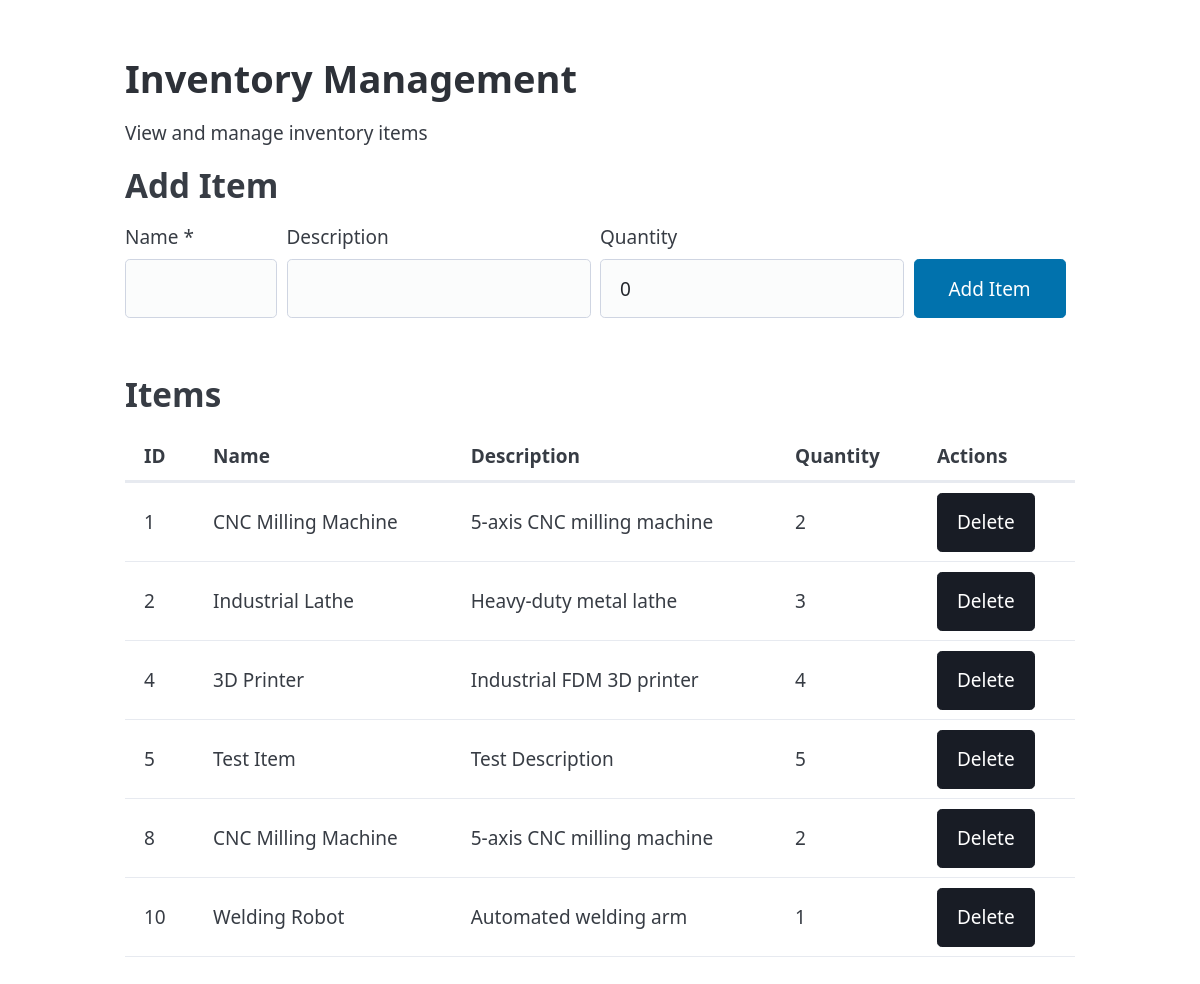
The page / on the database its author committed.
### main.py (models this page shows)
class Item(Base):
    __tablename__ = "items"
    id = Column(Integer, primary_key=True, index=True)
    name = Column(String, index=True)
    description = Column(String, nullable=True)
    quantity = Column(Integer, default=0)

### main.py (the view)
@app.get("/", response_class=HTMLResponse)
def read_root(request: Request, db: Session = Depends(get_db)):
    items = db.query(Item).all()
    return templates.TemplateResponse(
        request, "index.html", {"items": items}
    )

### templates/index.html (shortened to what this page needs)
{% extends "base.html" %}
{% block content %}
<header>
    <h1>Inventory Management</h1>
    <p>View and manage inventory items</p>
</header>
<section>
    <h2>Add Item</h2>
    {% include "partials/item_form.html" %}
</section>
<section style="margin-top: 2rem;">
    <h2>Items</h2>
    <table>
        <thead>
            <tr>
                <th>ID</th>
                <th>Name</th>
                <th>Description</th>
                <th>Quantity</th>
                <th>Actions</th>
            </tr>
        </thead>
        <tbody id="table-body">
            {% for item in items %}
                {% include "partials/item_row.html" %}
            {% endfor %}
        </tbody>
    </table>
</section>
{% endblock %}

### templates/base.html (shortened to what this page needs)
<!DOCTYPE html>
<html lang="en">
<head>
    <link rel="stylesheet" href="/static/pico.min.css">
</head>
<body>
    <main class="container" style="margin-top: 2rem;">
        {% block content %}{% endblock %}
    </main>
</body>
</html>

### templates/partials/item_form.html
<form
    hx-post="/items/form"
    hx-target="#table-body"
    hx-swap="beforeend"
    hx-on::after-request="if(event.detail.successful) this.reset()"
>
    <div class="grid" style="grid-template-columns: 1fr 2fr 2fr 1fr auto; gap: 0.5rem; align-items: end;">
        <div>
            <label for="name">Name *</label>
            <input type="text" id="name" name="name" required>
        </div>
        <div>
            <label for="description">Description</label>
            <input type="text" id="description" name="description">
        </div>
        <div>
            <label for="quantity">Quantity</label>
            <input type="number" id="quantity" name="quantity" value="0" min="0">
        </div>
        <div>
            <button type="submit" class="primary">Add Item</button>
        </div>
    </div>
</form>

### templates/partials/item_row.html
<tr hx-target="closest tr" hx-swap="outerHTML">
    <td>{{ item.id }}</td>
    <td>{{ item.name }}</td>
    <td>{{ item.description or '' }}</td>
    <td>{{ item.quantity }}</td>
    <td>
        <button
            class="contrast"
            hx-delete="/items/{{ item.id }}"
            hx-confirm="Are you sure you want to delete this item?"
            hx-target="closest tr"
            hx-swap="outerHTML"
        >
            Delete
        </button>
    </td>
</tr>

### rows shown on the page
Item: id "1", name "CNC Milling Machine", description "5-axis CNC milling machine", quantity "2"
Item: id "2", name "Industrial Lathe", description "Heavy-duty metal lathe", quantity "3"
Item: id "4", name "3D Printer", description "Industrial FDM 3D printer", quantity "4"
Item: id "5", name "Test Item", description "Test Description", quantity "5"
Item: id "8", name "CNC Milling Machine", description "5-axis CNC milling machine", quantity "2"
Item: id "10", name "Welding Robot", description "Automated welding arm", quantity "1"
